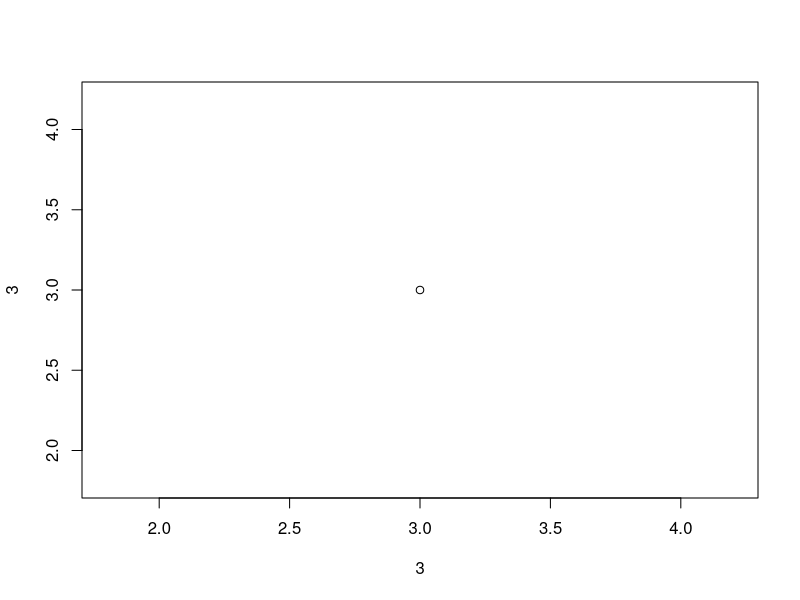
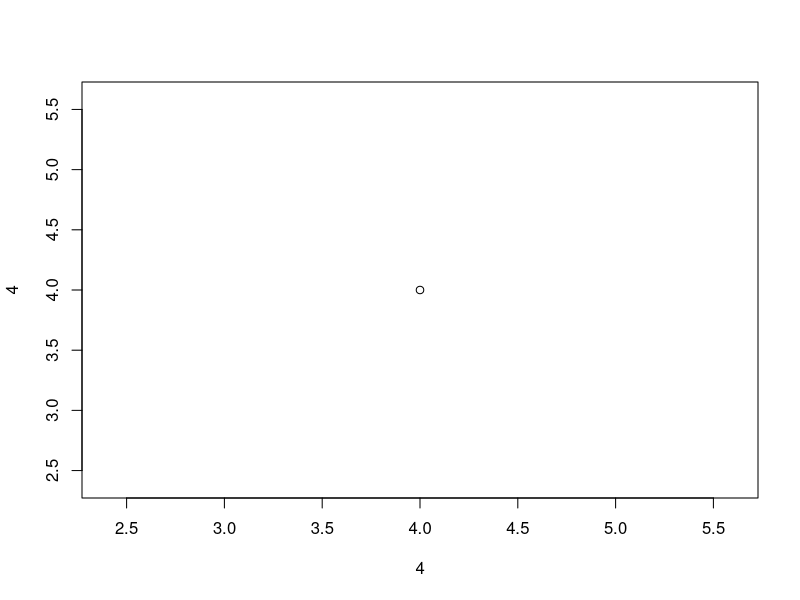
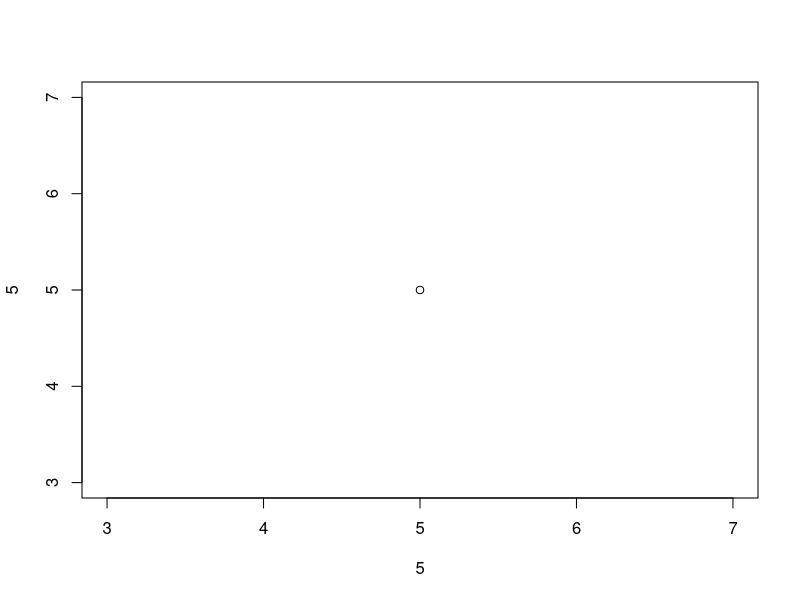
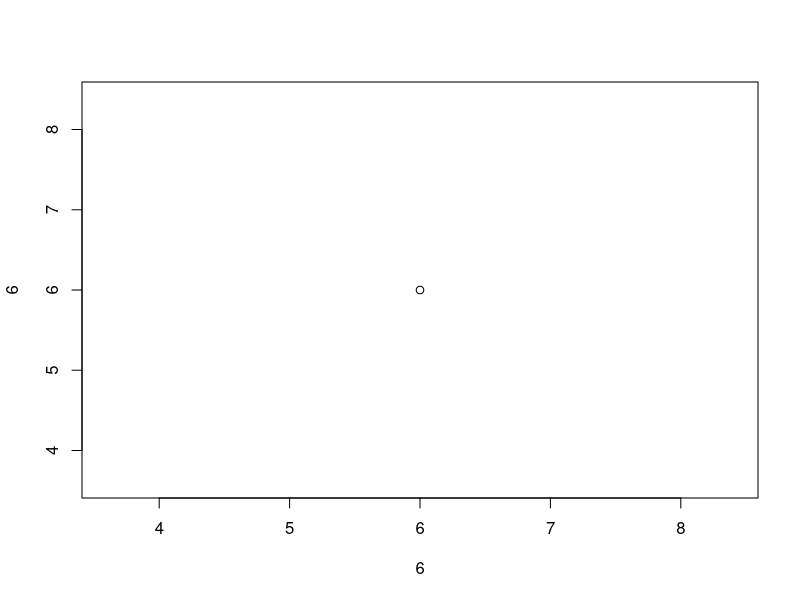

Generate these figures, in order, with R:
# Temp script to test Git functionality

plot(3,3)

plot(4,4)  #this was added from Rstudio on my laptop

plot(5,5)  #test #2 from home in Rstudio

plot(6,6)  #test #3 from home in Rstudio

temp<-2
